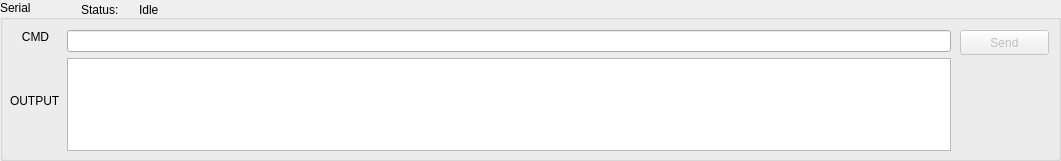
   <widget class="QGroupBox" name="Serial">
    <property name="geometry">
     <rect>
      <x>20</x>
      <y>620</y>
      <width>1061</width>
      <height>161</height>
     </rect>
    </property>
    <property name="title">
     <string>Serial</string>
    </property>
    <widget class="QWidget" name="layoutWidget">
     <property name="geometry">
      <rect>
       <x>10</x>
       <y>30</y>
       <width>941</width>
       <height>121</height>
      </rect>
     </property>
     <layout class="QHBoxLayout" name="horizontalLayout">
      <item>
       <layout class="QVBoxLayout" name="verticalLayout">
        <item>
         <widget class="QLabel" name="cmdLabel">
          <property name="text">
           <string>CMD</string>
          </property>
          <property name="alignment">
           <set>Qt::AlignHCenter|Qt::AlignTop</set>
          </property>
          <property name="margin">
           <number>6</number>
          </property>
         </widget>
        </item>
        <item>
         <widget class="QLabel" name="outputLabel">
          <property name="text">
           <string>OUTPUT</string>
          </property>
          <property name="alignment">
           <set>Qt::AlignLeading|Qt::AlignLeft|Qt::AlignTop</set>
          </property>
          <property name="margin">
           <number>0</number>
          </property>
          <property name="indent">
           <number>0</number>
          </property>
         </widget>
        </item>
       </layout>
      </item>
      <item>
       <layout class="QVBoxLayout" name="verticalLayout_2">
        <item>
         <widget class="QLineEdit" name="cmdLineEdit"/>
        </item>
        <item>
         <widget class="QPlainTextEdit" name="outputPlainTextEdit"/>
        </item>
       </layout>
      </item>
     </layout>
    </widget>
    <widget class="QPushButton" name="sendButton">
     <property name="enabled">
      <bool>false</bool>
     </property>
     <property name="geometry">
      <rect>
       <x>960</x>
       <y>30</y>
       <width>89</width>
       <height>25</height>
      </rect>
     </property>
     <property name="text">
      <string>Send</string>
     </property>
     <property name="autoDefault">
      <bool>true</bool>
     </property>
    </widget>
    <widget class="QLabel" name="statusLabel">
     <property name="geometry">
      <rect>
       <x>81</x>
       <y>1</y>
       <width>47</width>
       <height>17</height>
      </rect>
     </property>
     <property name="text">
      <string>Status:</string>
     </property>
    </widget>
    <widget class="QLabel" name="idleLabel">
     <property name="geometry">
      <rect>
       <x>139</x>
       <y>1</y>
       <width>221</width>
       <height>17</height>
      </rect>
     </property>
     <property name="text">
      <string>Idle</string>
     </property>
    </widget>
   </widget>
